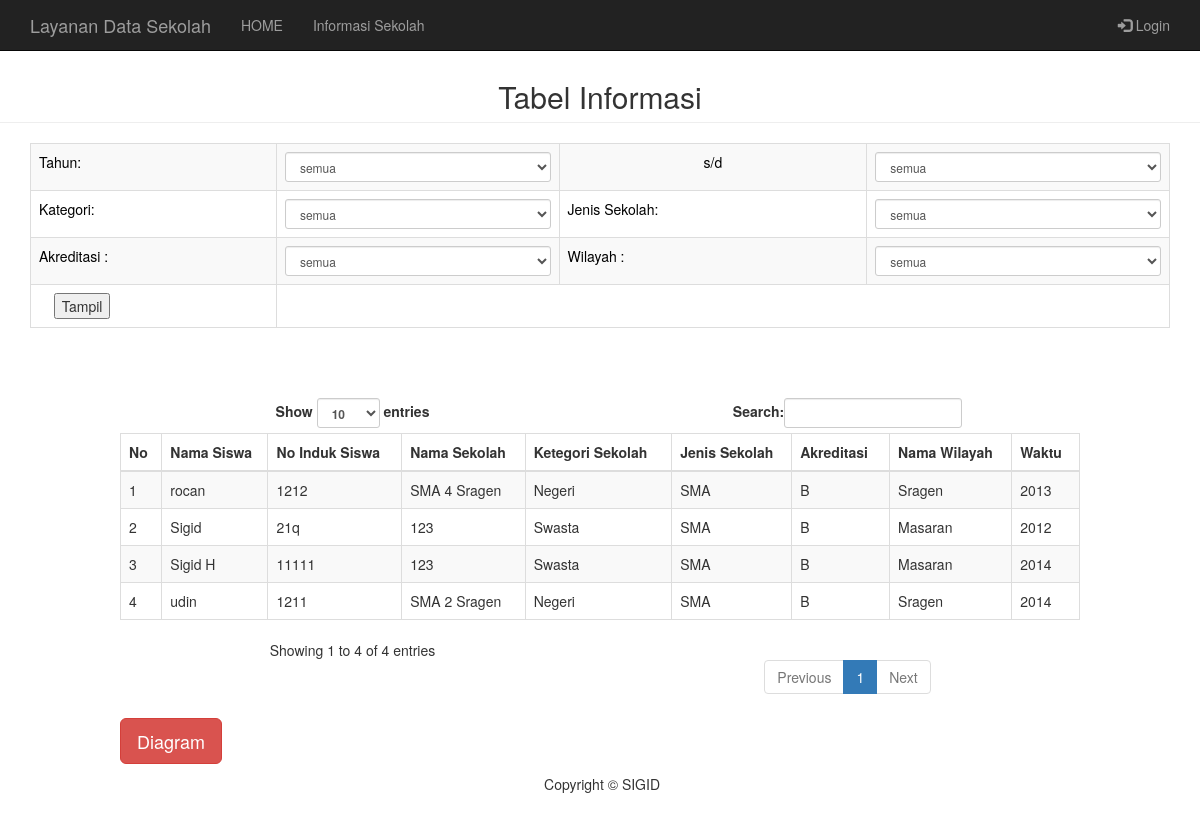
The app's page /default.php?uri=modul/diagram/tabel with its own data.
### tables this page shows
CREATE TABLE IF NOT EXISTS `fakta` (
  `idfakta` int(30) NOT NULL,
  `induk` varchar(45) NOT NULL COMMENT 'Nomor Induk Siswa',
  `nis` varchar(30) NOT NULL COMMENT 'Nomor Induk Sekolah',
  `kodewa` varchar(30) NOT NULL COMMENT 'Kode Waktu',
  `status` varchar(30) NOT NULL DEFAULT 'insert',
  `tanggal` timestamp NOT NULL DEFAULT CURRENT_TIMESTAMP
);

CREATE TABLE IF NOT EXISTS `siswa` (
  `idsiswa` int(11) NOT NULL,
  `induk` varchar(20) NOT NULL,
  `namasiswa` varchar(40) DEFAULT NULL,
  `jeniskelamin` varchar(45) DEFAULT NULL,
  `nem` float DEFAULT NULL,
  `status` varchar(45) NOT NULL DEFAULT 'insert',
  `tanggal` timestamp NOT NULL DEFAULT CURRENT_TIMESTAMP,
  `kodej` varchar(30) NOT NULL
);

CREATE TABLE IF NOT EXISTS `sekolah` (
  `idsekolah` int(11) NOT NULL,
  `nis` varchar(30) DEFAULT NULL,
  `namasekolah` varchar(30) DEFAULT NULL,
  `status` varchar(45) NOT NULL DEFAULT 'insert',
  `tanggal` timestamp NOT NULL DEFAULT CURRENT_TIMESTAMP,
  `kodeks` varchar(30) NOT NULL,
  `kodejs` varchar(30) NOT NULL,
  `kodea` varchar(30) NOT NULL,
  `kodewi` varchar(30) NOT NULL
);

CREATE TABLE IF NOT EXISTS `kategori_sekolah` (
  `idkategorisekolah` int(11) NOT NULL,
  `namakategori` varchar(20) DEFAULT NULL,
  `status` varchar(45) NOT NULL DEFAULT 'insert',
  `tanggal` timestamp NOT NULL DEFAULT CURRENT_TIMESTAMP,
  `kodeks` varchar(30) NOT NULL
);

CREATE TABLE IF NOT EXISTS `jenis_sekolah` (
  `idjenissekolah` int(10) NOT NULL,
  `namajenis` varchar(20) DEFAULT NULL,
  `status` varchar(45) NOT NULL DEFAULT 'insert',
  `tanggal` timestamp NOT NULL DEFAULT CURRENT_TIMESTAMP,
  `kodejs` varchar(30) NOT NULL
);

CREATE TABLE IF NOT EXISTS `akreditasi` (
  `idakreditasi` int(5) NOT NULL,
  `namaakreditasi` varchar(30) DEFAULT NULL,
  `status` varchar(45) NOT NULL DEFAULT 'insert',
  `tanggal` timestamp NOT NULL DEFAULT CURRENT_TIMESTAMP,
  `kodea` varchar(30) NOT NULL
);

CREATE TABLE IF NOT EXISTS `wilayah` (
  `idwilayah` int(11) NOT NULL,
  `kodewi` varchar(30) NOT NULL,
  `namawil` varchar(40) NOT NULL,
  `status` varchar(30) NOT NULL DEFAULT 'insert',
  `tanggal` datetime NOT NULL DEFAULT CURRENT_TIMESTAMP
);

CREATE TABLE IF NOT EXISTS `waktu` (
  `idwaktu` int(10) NOT NULL,
  `tahun` year(4) NOT NULL,
  `status` varchar(45) NOT NULL DEFAULT 'insert',
  `tanggal` timestamp NOT NULL DEFAULT CURRENT_TIMESTAMP,
  `kodewa` varchar(30) NOT NULL
);

### modul/diagram/tabel.php (the view, shortened to what this page needs)
<h2 class="page-header text-center" style="margin-top:80px">Tabel Informasi</h2>
<div class="container">
<?php
  $kategori   = $_POST['kategori'];
  $jenis      = $_POST['jenis'];
  $akreditasi = $_POST['akreditasi'];
  $wilayah    = $_POST['wilayah'];
  $ditampilin   = array("dari","sampai","kategori","jenis","akreditasi","wilayah");
  $pakefunction = array("kategori","jenis", "akreditasi", "wilayah");
  $fp           = array("kategori"     => array("table"=>"kategori_sekolah", "varcol"=>"kodeks", "varval"=>$kategori, "varget"=>"namakategori")
                          ,"jenis"      => array("table"=>"jenis_sekolah", "varcol"=>"kodejs", "varval"=>$jenis, "varget"=>"namajenis")
                          ,"akreditasi" => array("table"=>"akreditasi", "varcol"=>"kodea", "varval"=>$akreditasi, "varget"=>"namaakreditasi")
                          ,"wilayah"    => array("table"=>"wilayah", "varcol"=>"kodewi", "varval"=>$wilayah, "varget"=>"namawil")
                        );
  foreach ($ditampilin as $takey => $tavalue) {
    if(isset(${$tavalue}) AND ${$tavalue} != 'semua')
    {
      if(in_array($tavalue, $pakefunction))
      {
        ${$tavalue."tampil"}       = AmbilValueDB($fp[$tavalue][table], $fp[$tavalue][varcol], $fp[$tavalue][varval], $fp[$tavalue][varget]);
      }
      else
      {
        ${$tavalue."tampil"}       = ${$tavalue};
      }
      ${ditampil.$tavalue} = '<option value="'.${$tavalue}.'">'.${$tavalue."tampil"}.'</option>';
      ${ditampil.$tavalue} .= '<option value="semua">semua</option>';
    }
    else
    {
      ${ditampil.$tavalue}   = '<option value="semua">semua</option>';
    }
  }
?>
<form action="default.php?uri=modul/diagram/tabel&uk=<?php echo $unik; ?>" method="post">
<div class="box-body table-responsive">
<table  class="table table-bordered table-striped">
<tr>
    <td><font color="black">Tahun: </font></td>
    <td style="text-align:center;">
        <select name="dari" class="input-sm form-control">
        <?php
         echo $ditampildari;
          ?>
        </select>
    </td>
    <td  style="text-align:center"><font color="black">s/d</font></td>
       <td style="text-align:center;">
        <select name="sampai" class="input-sm form-control">
        <?php
         echo $ditampilsampai;
          ?>
        </select>
    </td>
    <tr>
    <td style="text-align:left;"><font color="black">Kategori: </font></td>
    <td style="text-align:center;">
        <select name="kategori" class="input-sm form-control">
            <?php
            echo $ditampilkategori;
?>
        </select>
    </td>
    <td style="text-align:left;"><font color="black">Jenis Sekolah: </font></td>
    <td style="text-align:center;">
        <select name="jenis" class="input-sm form-control">
          <?php
            echo $ditampiljenis;
?>
        </select>
    </td>
  </tr>
    <td style="text-align:left;"><font color="black">Akreditasi : </font></td>
    <td style="text-align:center;">
        <select name="akreditasi" class="input-sm form-control">
            <?php
            echo $ditampilakreditasi;
?>
        </select>
    </td>
     <td style="text-align:left;"><font color="black">Wilayah : </font></td>
    <td style="text-align:center;">
        <select name="wilayah" class="input-sm form-control">
            <?php
            echo $ditampilwilayah;
?>
        </select>
    </td>
    <tr>
    <td style="padding-left:2%">
        <button type="submit" name="tampil" value="Tampil">Tampil</button>
    </td>
    </tr>
</tr>
</table>
</div>
</div>
    <div style="margin-top:50px;padding-left:10%;padding-right:10%" align="center">
<?php
$sqldasar= "
SELECT f.*, s.*, si.*, a.*, js.*, ks.*, w.*, wa.*
    FROM fakta f
    INNER JOIN sekolah s ON f.nis = s.nis
    INNER JOIN siswa si ON f.induk = si.induk
    INNER JOIN akreditasi a ON s.kodea = a.kodea
    INNER JOIN jenis_sekolah js ON s.kodejs = js.kodejs
    INNER JOIN kategori_sekolah ks ON s.kodeks = ks.kodeks
    INNER JOIN wilayah w ON s.kodewi = w.kodewi
    INNER JOIN waktu wa ON f.kodewa = wa.kodewa
    WHERE f.status != 'delete'
    AND f.tanggal IN (SELECT MAX(tanggal) FROM fakta f2 WHERE f.induk = f2.induk)
    AND s.status != 'delete'
    AND s.tanggal IN (SELECT MAX(tanggal) FROM sekolah s2 WHERE s2.nis = s.nis)
    AND si.status != 'delete'
    AND si.tanggal IN (SELECT MAX(tanggal) FROM siswa si2 WHERE si.induk = si2.induk)
    AND a.status != ' delete'
    AND a.tanggal IN (SELECT MAX(tanggal) FROM akreditasi a2 WHERE a.kodea = a2.kodea)
    AND js.status != ' delete'
    AND js.tanggal IN (SELECT MAX(tanggal) FROM jenis_sekolah js2 WHERE js2.kodejs = js.kodejs)
    AND ks.status != ' delete'
    AND ks.tanggal IN (SELECT MAX(tanggal) FROM kategori_sekolah ks2 WHERE ks2.kodeks = ks.kodeks)
    AND w.status != ' delete'
    AND w.tanggal IN (SELECT MAX(tanggal) FROM wilayah w2 WHERE w2.kodewi = w.kodewi)
    AND wa.status !='delete'
    AND wa.tanggal IN (SELECT MAX(tanggal) FROM waktu wa2 WHERE wa2.kodewa =wa.kodewa)
";
?>
   <table id="example1" class="table table-bordered table-striped">
           <thead>
                <tr>
                    <th>No</th>
                    <th>Nama Siswa</th>
                    <th>No Induk Siswa</th>
                    <th>Nama Sekolah</th>
                    <th>Ketegori Sekolah</th>
                    <th>Jenis Sekolah</th>
                    <th>Akreditasi</th>
                    <th>Nama Wilayah</th>
                    <th> Waktu</th>
                 </tr>
            </thead>
<?php
  $no=1;
  $jalankan=mysql_query($sqldasar);
  while($hasil=mysql_fetch_array($jalankan))
  {
    $lastid       = mysql_fetch_array(mysql_query("SELECT LAST_INSERT_ID() AS lastid"));
    $lastid       = $lastid[lastid];
    $lastuniq     = "SELECT unixkey FROM isitabel WHERE idisitabel='$lastid'";
    $lastuniq     = mysql_query($lastuniq);
    $lastuniq     = mysql_fetch_array($lastuniq);
    $lastuniq     = $lastuniq[unixkey];
?>
        <tr>
            <td><?php echo $no; ?></td>
            <td><?php echo $hasil[namasiswa]; ?></td>
            <td><?php echo $hasil[induk]; ?></td>
            <td><?php echo $hasil[namasekolah]; ?></td>
            <td><?php echo $hasil[namakategori]; ?></td>
            <td><?php echo $hasil[namajenis]; ?></td>
            <td><?php echo $hasil[namaakreditasi]; ?></td>
            <td><?php echo $hasil[namawil]; ?></td>
            <td><?php echo $hasil[tahun]; ?></td>
        </tr>
<?php
  $no++;
  }
?>
</tbody></table>
<p align="left"> <a class="btn btn-lg btn-danger" href="default.php?uri=modul/diagram/diagram&uk=<?php echo $lastuniq; ?>" target="blank"> Diagram </a></p>
</div>
</body>
</html>

### default.php (shortened to what this page needs)
<!DOCTYPE html>
<html lang="en">
<head>
	<link rel="stylesheet" href="assets/css/bootstrap.min.css">
</head>
<body>
	<?php
		if ($_SESSION['level']=="user")
		{
			include 'modul/view/navbaradmin.php';;
		}
		elseif ($_SESSION['level']=="admin")
		{
			include 'modul/view/navbarsuperadmin.php';;
		} else {
			include 'modul/view/navbardepan.php';
		}
		$urlfile 	= $_GET[uri];
		include 	$urlfile.".php";
		include "modul/view/footer.php";
	?>
</body>
</html>

### modul/view/navbardepan.php (shortened to what this page needs)
<nav class="navbar navbar-inverse navbar-fixed-top">
      <div class="container">
        <div class="navbar-header">
          <a class="navbar-brand" >Layanan Data Sekolah</a>
        </div>
        <div id="navbar" class="collapse navbar-collapse">
          <ul class="nav navbar-nav \">
            <li><a href="#">HOME</a></li>
             <li><a href="default.php?uri=modul/diagram/tabel">Informasi Sekolah</a></li>
                </ul>
          <ul class="nav navbar-nav navbar-right">
             <?php
              if(isset($_SESSION['namasekolah'])){
              ?>
              <li class="active"> <a><i class="glyphicon glyphicon"></i> <?php echo $_SESSION['namasekolah'];?> </a></li>
                   <li> <a href="default.php?uri=modul/login/logout"><span class="glyphicon glyphicon-log-out"></span>&nbsp;Logout</a></li>
              <?php
              }
              else{
              session_destroy();?>
              <li><a href="default.php?uri=modul/login/logindaftar"><span class="glyphicon glyphicon-log-in"></span>&nbsp;Login</a></li>
                <?php
                }
              ?>
          </ul>
      </div>
    </nav>

### modul/view/footer.php (shortened to what this page needs)
<div align="center" class="footer">
	<p  id="text-muted" align="center"><br />Copyright &copy; SIGID</p>
</div>

### modul/view/footer.php (style rules this page uses)
body { margin-bottom: 60px; }
.footer { position: fixed; right: 45%; bottom: 20px; text-align: center; }

### records on screen
fakta: siswa.namasiswa "rocan", siswa.induk "1212", sekolah.namasekolah "SMA 4 Sragen", kategori_sekolah.namakategori "Negeri", jenis_sekolah.namajenis "SMA", akreditasi.namaakreditasi "B", wilayah.namawil "Sragen", waktu.tahun "2013"
fakta: siswa.namasiswa "Sigid", siswa.induk "21q", sekolah.namasekolah "123", kategori_sekolah.namakategori "Swasta", jenis_sekolah.namajenis "SMA", akreditasi.namaakreditasi "B", wilayah.namawil "Masaran", waktu.tahun "2012"
fakta: siswa.namasiswa "Sigid H", siswa.induk "11111", sekolah.namasekolah "123", kategori_sekolah.namakategori "Swasta", jenis_sekolah.namajenis "SMA", akreditasi.namaakreditasi "B", wilayah.namawil "Masaran", waktu.tahun "2014"
fakta: siswa.namasiswa "udin", siswa.induk "1211", sekolah.namasekolah "SMA 2 Sragen", kategori_sekolah.namakategori "Negeri", jenis_sekolah.namajenis "SMA", akreditasi.namaakreditasi "B", wilayah.namawil "Sragen", waktu.tahun "2014"
